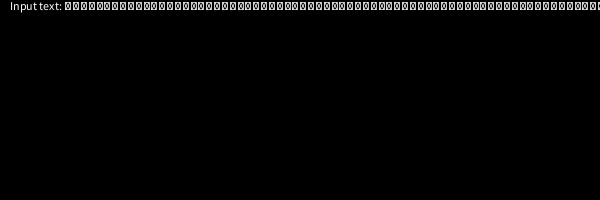
Frame 1 (no input)
Frame 60 (the mouse pressed at the canvas centre just before this capture): identical to frame 1, image omitted
Frame 120 (the mouse held since frame 60 and released just before this capture): identical to frame 1, image omitted

The Processing sketch that drew this single still picture (run headless with seeded random() and noise(); from frame 60 on, the mouse is pressed at the canvas centre):

// Processing sketch: console_simulation
// ── console_simulation.pde
// Chayma Zatout
// https://github.com/ChaymaZatout

char[] text_char= new char[255];//char array to store the pressed keys
int text_len=0; // an index for text_char array

void setup(){
  size(600,200);
}

void draw(){
  background(0);// set the background to black.
  fill(255);// set the color for the next instructions to white
  text("Input text: "+new String(text_char), 10, 10);// display the string.
}

void keyPressed() {
  if (key != '\n') {
    text_char[text_len]=key;
    text_len+=1;
  }
  else{//if enter key is pressed then reinitialize the variables
    text_char= new char[255];
    text_len=0;
  }
}
